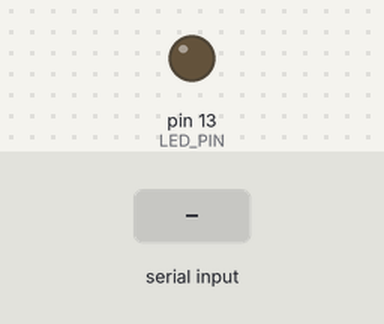
A sketch run on a simulated Arduino Uno, built with avr-gcc and run on an emulated ATmega328P. On the bench: output pins drawn as LEDs (lit = HIGH). The test bench sets the inputs (shaded band). The board resets itself during the run and starts again; what the sketch prints to the serial monitor is not drawn.

Above: at 1.2 s.
1.3 s: "x" received over Serial
At 2.0 s:
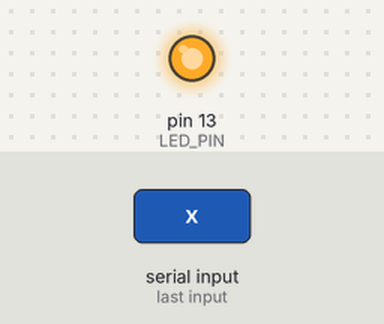
Timing chart, 0 to 6.9 s (numbered marks = the images above; inputs shaded):
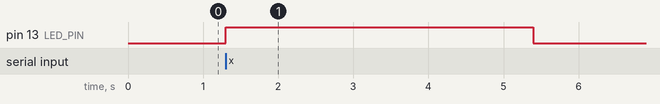

Measured:
- after the input at 1.3 s, pin 13 (LED_PIN): LOW → HIGH at once, → LOW 4.1 s later

The sketch:

sketch_jun01a.ino
```cpp
#include <avr/wdt.h>
#define TIMEOUT WDTO_4S
#define LED_PIN 13
void setup() {
    Serial.begin(9600);
    pinMode(LED_PIN, OUTPUT);
    wdt_enable(TIMEOUT); // 啟用WDT,並設定Timeout時間為4秒
    Serial.println("System Reboot ... ... ");
    Serial.println("Input char ");

}

void loop() {
    char keyin;
    if (Serial.available() > 0) {
        digitalWrite(LED_PIN, HIGH);
        keyin = Serial.read();
        if (keyin == 'x') {
            while (1);
        } else {
            delay(100);
            digitalWrite(LED_PIN, LOW);
        }
    }
    wdt_reset(); // 清除WDT的計數值,避免系統重啟
}
```
